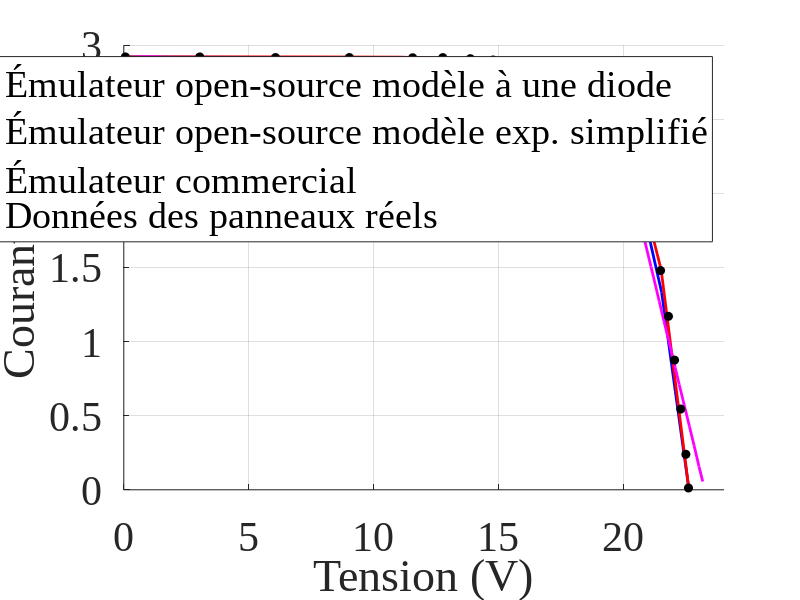

Recreate this plot in MATLAB.
% MATLAB Script: comparison of the 3 curves + experimental points
clear; clc; close all

%% 1) Plotting the three curves + experimental points

figure('Color','w','Position',[100 100 900 500]);
hold on; grid on;
% % Complete emulator
% V_complet = [
%     0
%     13.13;
%     18.31;
%     20.56;
%     21.88;
%     22.68;
%     23.52;
%     24.61;
%     25.46;
%     26.1;
%     26.69;
%     27.24;
%     27.52;
%     27.75;
%     28.18;
% 
%    ];
% 
% I_complet = [
%     4.12;
%     4.03;
%     3.96;
%     3.87;
%     3.72;
%     3.63;
%     3.38;
%     3;
%     2.7;
%     2.19;
%     1.72;
%     0.99;
%     0.59;
%     0.26;
%     0;
% ];
% % Complete emulator - KC85TS
% V_complete = [
%     0
%     13.20;
%     14.49;
%     15.37;
%     16.52;
%     17.29;
%     18.48;
%     19.51;
%     20.11;
%     20.73;
%     21.23;
%     21.55
%     21.7
% ];
% 
% I_complete = [
%     5.34
%     5.33;
%     5.31;
%     5.28;
%     5.15;
%     5.04;
%     4.29;
%     3.60;
%     2.77;
%     1.85;
%     0.89;
%     0.29
%     0
% ];
% Complete emulator - Uni‑Solar ES‑62T (S = 1000 W/m^2 and T = 25°C)
% V_complete = [
%     0;
%     9.063915;
%     10.677806;
%     12.169374;
%     13.542478;
%     15.171309;
%     16.019594;
%     16.904531;
%     17.930962;
%     18.904875;
%     20.006903;
%     20.9;
% ];
% 
% I_complete = [
%     5.06;
%     4.823837;
%     4.712195;
%     4.598453;
%     4.414268;
%     4.023467;
%     3.644424;
%     3.249001;
%     2.790355;
%     2.093971;
%     1.085319;
%     0;
% ];

% Complete emulator - Renogy RNG-50DB-H (S = 1000 W/m^2 and T = 25°C)
V_complete = [
    0;
    7.320326;
    11.047176;
    14.633799;
    16.772703;
    18.451015;
    19.458088;
    20.484665;
    21.060669;
    21.505325;
    22.052029;
    22.6;
];
I_complete = [
    2.92;
    2.915389;
    2.912366;
    2.899004;
    2.849638;
    2.713782;
    2.405523;
    2.079475;
    1.663485;
    1.332226;
    0.665934;
    0;
];

% Complete emulator - ME Solar MESM-50W (S = 1000 W/m^2 and T = 25°C)
% V_complete = [
%     0;
%     6.993855;
%     10.947917;
%     14.322508;
%     15.97874;
%     17.005857;
%     17.847771;
%     18.351051;
%     19.306019;
%     20.117302;
%     20.741932;
%     21.237494;
%     21.773888;
%     22.3;
% ];
% 
% I_complete = [
%     3.03;
%     3.027369;
%     3.02415;
%     3.009032;
%     2.969837;
%     2.880805;
%     2.793502;
%     2.621022;
%     2.293747;
%     1.991315;
%     1.521222;
%     1.131808;
%     0.559949;
%     0;
% ];

h1 = plot(V_complete,  I_complete,   '-b',  'LineWidth',2);     

% % Simple emulator 
% V_simple = [
%     0
%     15.59;
%     17.23;
%     18.55;
%     19.60;
%     20.42;
%     21.61;
%     22.88;
%     24.18;
%     25.40;
%     26.10;
%     26.69;
%     27.49;
%     27.97
%     28.18;
% ];
% 
% I_simple = [
%     4.12;
%     4.08;
%     4.06;
%     4.03;
%     3.98;
%     3.94;
%     3.80;
%     3.63;
%     3.18;
%     2.76;
%     2.27;
%     1.84;
%     0.87;
%     0.26;
%     0;
% ];
% % Simple emulator - KC85TS
% V_simple = [
%     0
%     13.24;
%     14.25;
%     15.19;
%     15.95;
%     17.23;
%     18.29;
%     19.49;
%     20.09;
%     20.62;
%     21.11;
%     21.58
%     21.7
% ];
% 
% I_simple = [
%     5.34
%     5.31;
%     5.29;
%     5.26;
%     5.20;
%     5.04;
%     4.61;
%     4.06;
%     3.36;
%     2.71;
%     1.48;
%     0.29
%     0
% ];

% Simple emulator - Uni‑Solar ES‑62T (S = 1000 W/m^2 and T = 25°C)
% V_simple = [
%     0;
%     10.14;
%     11.60;
%     12.88;
%     14.14;
%     14.96;
%     16.69;
%     17.92;
%     18.90;
%     19.91;
%     20.49;
%     21;
% ];
% 
% I_simple = [
%     5.1;
%     4.81;
%     4.69;
%     4.53;
%     4.29;
%     4.11;
%     3.39;
%     2.87;
%     2.22;
%     1.31;
%     0.61;
%     0;
% ];

% Simple emulator - Renogy RNG-50DB-H – 50 W (S = 1000 W/m^2 and T = 25°C)
V_simple = [
    0;
    6.817072;
    11.080575;
    15.057276;
    16.803661;
    17.610468;
    18.552885;
    19.459518;
    20.528112;
    21.02478;
    21.487143;
    22.002245;
    22.6;
];
I_simple = [
    2.92;
    2.919855;
    2.918193;
    2.894286;
    2.843843;
    2.780185;
    2.695215;
    2.44177;
    2.114295;
    1.793764;
    1.483582;
    0.796883;
    0;
];

% % Simple emulator - ME Solar MESM-50W (S = 1000 W/m^2 and T = 25°C)
% V_simple = [
%     0;
%     8.08962;
%     11.45164;
%     14.526568;
%     16.046844;
%     16.94203;
%     17.753181;
%     18.2904;
%     19.387537;
%     20.072838;
%     20.594084;
%     21.106194;
%     21.724693;
%     22.3;
% ];
% 
% I_simple = [
%     3.03;
%     3.028738;
%     3.021295;
%     2.99427;
%     2.949897;
%     2.878464;
%     2.813736;
%     2.679999;
%     2.389157;
%     2.202046;
%     1.848619;
%     1.501389;
%     0.7471;
%     0;
% ];

h2 = plot(V_simple, I_simple, '-r', 'LineWidth',2);  % plot simple exponential model

% % Commercial emulator
% V_commercial = [
%     0;
%     1.43;
%     4.82;
%     9.5;
%     15.9;
%     18.72;
%     19.9;
%     20.51;
%     22.06;
%     23.07;
%     23.95;
%     24.58;
%     24.79;
%     25.39;
%     25.90;
%     26.43;
%     27.00;
%     27.57;
%     28.09;
%     28.18;
%    ];
% 
% I_commercial = [
%     4.12;
%     4.11;
%     4.09;
%     4.05;
%     3.97;
%     3.89;
%     3.85;
%     3.83;
%     3.73;
%     3.61;
%     3.37;
%     2.96;
%     2.79;
%     2.3;
%     1.87;
%     1.44;
%     0.97;
%     0.5;
%     0.07;
%     0;
% 
% ];
% Commercial emulator - Uni‑Solar ES‑62T (S = 1000 W/m^2 and T = 25°C)
% V_commercial = [
%     0;
%     3.05;
%     5.95;
%     7.42;
%     10.72;
%     11.25;
%     12.2;
%     12.93;
%     13.54;
%     14.22;
%     14.28;
%     14.6;
%     14.9;
%     15.08;
%     15.31;
%     15.63;
%     15.84;
%     16.05;
%     16.26;
%     16.46;
%     16.71;
%     17.02;
%     17.31;
%     17.54;
%     17.7;
%     18;
%     18.54;
%     19.01;
%     19.56;
%     20.02;
%     20.5;
%     20.94;
%     21.00;
% ];
% 
% I_commercial = [
%     5.02;
%     4.99;
%     4.89;
%     4.82;
%     4.61;
%     4.57;
%     4.48;
%     4.40;
%     4.32;
%     4.22;
%     4.21;
%     4.15;
%     3.99;
%     3.89;
%     3.76;
%     3.68;
%     3.59;
%     3.51;
%     3.43;
%     3.35;
%     3.22;
%     3.09;
%     2.95;
%     2.82;
%     2.70;
%     2.54;
%     2.23;
%     1.97;
%     1.58;
%     1.24;
%     0.86;
%     0.51;
%     0.46;
% ];

% Commercial emulator - Renogy RNG-50DB-H – 50 W (S = 1000 W/m^2 and T = 25°C)
V_commercial = [
    0.501;
    1.23;
    2.7;
    3.14;
    4.63;
    5.6;
    6.1;
    7.6;
    8.7;
    9.3;
    10.81;
    11.26;
    12.34;
    13.1;
    14.7;
    15.65;
    15.81;
    16.32;
    16.47;
    16.81;
    16.96;
    17.36;
    17.68;
    17.73;
    17.91;
    18.24;
    18.37;
    18.63;
    18.88;
    18.97;
    19.12;
    19.4;
    19.52;
    19.68;
    19.78;
    19.84;
    20.05;
    20.24;
    20.44;
    20.65;
    20.82;
    21.08;
    21.18;
    21.41;
    21.6;
    21.8;
    22.05;
    22.21;
    22.43;
    22.62;
    22.8;
    23.0;
    23.15;
];
I_commercial = [
    2.92;
    2.92;
    2.91;
    2.91;
    2.9;
    2.9;
    2.9;
    2.89;
    2.88;
    2.88;
    2.87;
    2.87;
    2.86;
    2.85;
    2.83;
    2.82;
    2.81;
    2.804;
    2.801;
    2.793;
    2.789;
    2.776;
    2.766;
    2.763;
    2.755;
    2.738;
    2.73;
    2.71;
    2.69;
    2.678;
    2.66;
    2.594;
    2.55;
    2.48;
    2.411;
    2.372;
    2.229;
    2.093;
    1.955;
    1.805;
    1.686;
    1.505;
    1.435;
    1.272;
    1.136;
    1.001;
    0.823;
    0.709;
    0.558;
    0.426;
    0.301;
    0.157;
    0.056;
];

% % Commercial emulator - ME Solar MESM-50W – 50 W (S = 1000 W/m^2 and T = 25°C)
% V_commercial = [
%     0.978;
%     2.693;
%     4.348;
%     5.35;
%     7.66;
%     8.37;
%     9.39;
%     11.58;
%     12.91;
%     13.86;
%     15.93;
%     16.26;
%     17.38;
%     18.86;
%     19.6;
%     19.92;
%     20.31;
%     20.62;
%     21.04;
%     21.2;
%     21.47;
%     21.78;
%     21.96;
%     22.18;
%     22.33;
%     22.42;
%     22.73;
% ];
% 
% I_commercial = [
%     3.024;
%     3.018;
%     3.012;
%     3.007;
%     2.995;
%     2.99;
%     2.983;
%     2.965;
%     2.95;
%     2.937;
%     2.896;
%     2.887;
%     2.843;
%     2.662;
%     2.243;
%     2.026;
%     1.764;
%     1.55;
%     1.27;
%     1.156;
%     0.971;
%     0.764;
%     0.648;
%     0.496;
%     0.392;
%     0.333;
%     0.129;
% ];

h3 = plot(V_commercial, I_commercial, '-m', 'LineWidth', 2);  % plot commercial emulator

% % Real panel data
% tension_orig = [
%     4.440892098500626e-16;
%     2.748058671268336;
%     4.726056945642801;
%     6.688955996548755;
%     8.531061259706648;
%     10.388265746333053;
%     12.215271786022441;
%     14.057377049180333;
%     15.89948231233823;
%     17.726488352027623;
%     19.432700603968943;
%     21.25970664365834;
%     22.81492666091458;
%     24.21915444348578;
%     25.351596203623835;
%     26.197152717860224;
%     26.77092320966351;
%     27.32959447799829;
%     27.722174288179477;
%     28.175150992234713
% ];
% 
% courant_orig = [
%     4.124478442280946;
%     4.118219749652294;
%     4.118219749652295;
%     4.124478442280946;
%     4.118219749652294;
%     4.118219749652294;
%     4.055632823365785;
%     4.055632823365784;
%     3.9993045897079256;
%     3.9993045897079265;
%     3.9993045897079256;
%     3.880389429763558;
%     3.6488178025034763;
%     3.235744089012516;
%     2.7162726008344906;
%     2.1842837273991638;
%     1.6648122392211393;
%     1.0764951321279526;
%     0.4819193324061164;
%     0.006258692628648532
% ];
% % Real panel data - KC85TS
% 
% V_pannel = [
%     0.022348;
%     2.805293;
%     5.094829;
%     6.772498;
%     8.805455;
%     10.463411;
%     12.397684;
%     14.430690;
%     15.378120;
%     16.029497;
%     16.384810;
%     16.661175;
%     16.878341;
%     17.075832;
%     17.253636;
%     17.470986;
%     17.629138;
%     17.886134;
%     18.103669;
%     18.341001;
%     18.736670;
%     18.875183;
%     19.112663;
%     19.271036;
%     19.429519;
%     19.607825;
%     19.805966;
%     20.004082;
%     20.261777;
%     20.400719;
%     20.777558;
%     21.115022;
%     21.333500;
%     21.472663;
%     21.611790
% ];
% 
% I_pannel = [
%     5.206208;
%     5.190956;
%     5.172038;
%     5.160649;
%     5.141763;
%     5.122924;
%     5.104050;
%     5.070257;
%     5.051506;
%     5.032791;
%     5.017840;
%     5.002899;
%     4.984239;
%     4.946947;
%     4.894751;
%     4.820190;
%     4.741909;
%     4.615169;
%     4.484708;
%     4.335610;
%     4.052331;
%     3.944239;
%     3.750421;
%     3.605059;
%     3.426158;
%     3.221167;
%     2.986360;
%     2.759006;
%     2.419843;
%     2.181317;
%     1.622264;
%     1.033402;
%     0.615983;
%     0.310376;
%     0.015949
% ];

% Real panel data - Uni‑Solar ES‑62T (S = 1000 W/m^2 and T = 25°C)
% V_pannel = [
%     0.02882096069869089;
%     0.8934497816593896;
%     1.9021834061135388;
%     2.786026200873363;
%     3.881222707423584;
%     5.0340611353711795;
%     6.052401746724891;
%     7.041921397379914;
%     7.9930131004366824;
%     9.14585152838428;
%     10.231441048034936;
%     11.211353711790395;
%     11.845414847161571;
%     12.546724890829696;
%     13.103930131004367;
%     13.584279475982532;
% 14.083842794759827;
%     14.535371179039304;
%     14.929257641921398;
%     15.265502183406111;
%     15.668995633187771;
%     16.034061135371175;
%     16.379912663755455;
%     16.764192139737993;
%     17.177292576419212;
%     17.619213973799127;
%     18.137991266375543;
%     18.656768558951967;
%     19.09868995633188;
%     19.636681222707423;
%     20.165065502183403;
%     20.57816593886463;
%     20.943231441048034
% ];
% 
% I_pannel = [
%     5.0629729729729736;
%     5.027837837837839;
%     4.98918918918919;
%     4.954054054054055;
%     4.908378378378379;
%     4.862702702702704;
%     4.8205405405405415;
%     4.781891891891893;
%     4.72918918918919;
%     4.672972972972974;
%     4.616756756756757;
%     4.567567567567568;
%     4.532432432432433;
%     4.4972972972972975;
%     4.448108108108109;
%     4.391891891891893;
%     4.32864864864865;
%     4.247837837837839;
%     4.152972972972973;
%     4.058108108108109;
%     3.921081081081082;
%     3.7735135135135143;
%     3.5978378378378384;
%     3.3940540540540547;
%     3.1270270270270273;
%     2.8459459459459464;
%     2.4629729729729735;
%     2.0483783783783784;
%     1.6724324324324327;
%     1.191081081081081;
%     0.7378378378378381;
%     0.3478378378378384;
%     0.007027027027026733
% ];

% Real panel data - Renogy RNG-50DB-H – 50 W (S = 1000 W/m^2 and T = 25°C)
V_pannel = [ 
    0.061238999661659355;
    3.0378744826113886;
    6.06593628879359;
    9.019207316748718;
    11.551928051656516;
    12.757528558290698;
    13.855704699997231;
    14.771648303222042;
    15.865224726830606;
    16.729902361354295;
    17.664819810269254;
    18.450378783493765;
    19.100584026063657;
    19.605999152099663;
    20.04147065780234;
    20.416281613412224;
    20.80544927623029;
    21.20426937792104;
    21.462738787922408;
    21.777746419471736;
    22.02257696007481;
    22.272296443566514;
    22.475133634590215;
    22.579352135807298
];
I_pannel = [
    2.9194630872527965;
    2.9194630872527965;
    2.915548098563706;
    2.915548098563706;
    2.913870246173136;
    2.9149888143223963;
    2.9077181208521656;
    2.8987695749913653;
    2.879753914787145;
    2.848993288182294;
    2.794742729109542;
    2.7125279639717688;
    2.6045861294008548;
    2.4854586130039786;
    2.342281879231173;
    2.1851230434259357;
    1.9737136465477885;
    1.713087248101959;
    1.4787472036639384;
    1.170022371466326;
    0.8747203580599141;
    0.5447427290262028;
    0.23937360194308832;
    0.012304250975298636
];

% % Real panel data - ME Solar MESM-50W (S = 1000 W/m^2 and T = 25°C)
% V_pannel = [
%     0.1345090408816909;
%     3.9418622020801637;
%     7.1102974135229875;
%     10.316096247185497;
%     13.219249737750683;
%     14.493349274149194;
%     15.386339859898216;
%     16.114930504317343;
%     16.794948437178412;
%     17.542220892707384;
%     18.26333881312798;
%     18.943356748216104;
%     19.39172022153349;
%     19.65700194241112;
%     19.90733821529171;
%     20.228665369498877;
%     20.51636526682619;
%     20.882528769478625;
%     21.1702286645789;
%     21.446719472567864;
%     21.71200119344551;
% ];
% 
% I_pannel = [
%     3.0107092341738317;
%     2.9969690844678114;
%     2.9832289352435426;
%     2.970297029807906;
%     2.9614063447606873;
%     2.9533239039838524;
%     2.9533239035021017;
%     2.9525156597134687;
%     2.932309557771381;
%     2.880581935547086;
%     2.7868256213795988;
%     2.643766417317217;
%     2.503940189854619;
%     2.3099616083200765;
%     2.122448979503352;
%     1.8508789653549917;
%     1.5663770457709956;
%     1.1840775911493435;
%     0.8163265305040968;
%     0.4598908867537168;
%     0.030713275530074746;
% ];

h4 = plot(V_pannel, I_pannel, 'ko', ...      % plot real panel data
          'MarkerSize',6, 'MarkerFaceColor','k');
xlabel('Tension (V)', 'FontSize', 30);
ylabel('Courant (A)', 'FontSize', 30);

  xlim([0 24]); 
  ylim([0 3]); 

legend([h1 h2 h3 h4], ...
       {'Émulateur open-source modèle à une diode', 'Émulateur open-source modèle exp. simplifié', 'Émulateur commercial', 'Données des panneaux réels'}, ...
       'Location','best');
% Font settings for axis ticks
set(gca, 'FontSize', 30); % Adjusted font size based on your image
% Apply Times New Roman font to all text elements
set(findall(gcf, '-property','FontName'),'FontName','Times New Roman');
set(findall(gca, '-property','FontName'),'FontName','Times New Roman');
hold off; % Release the plot